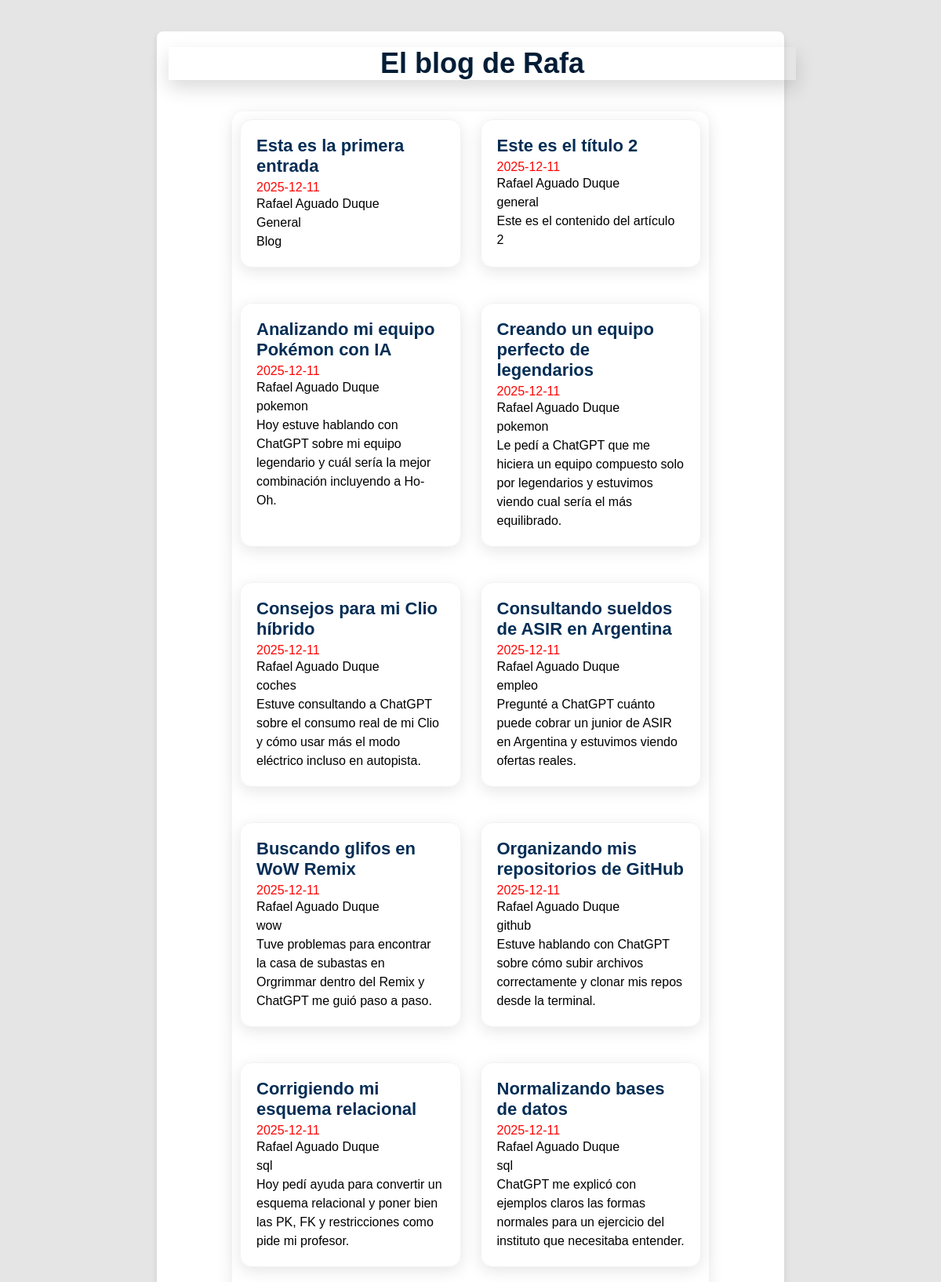
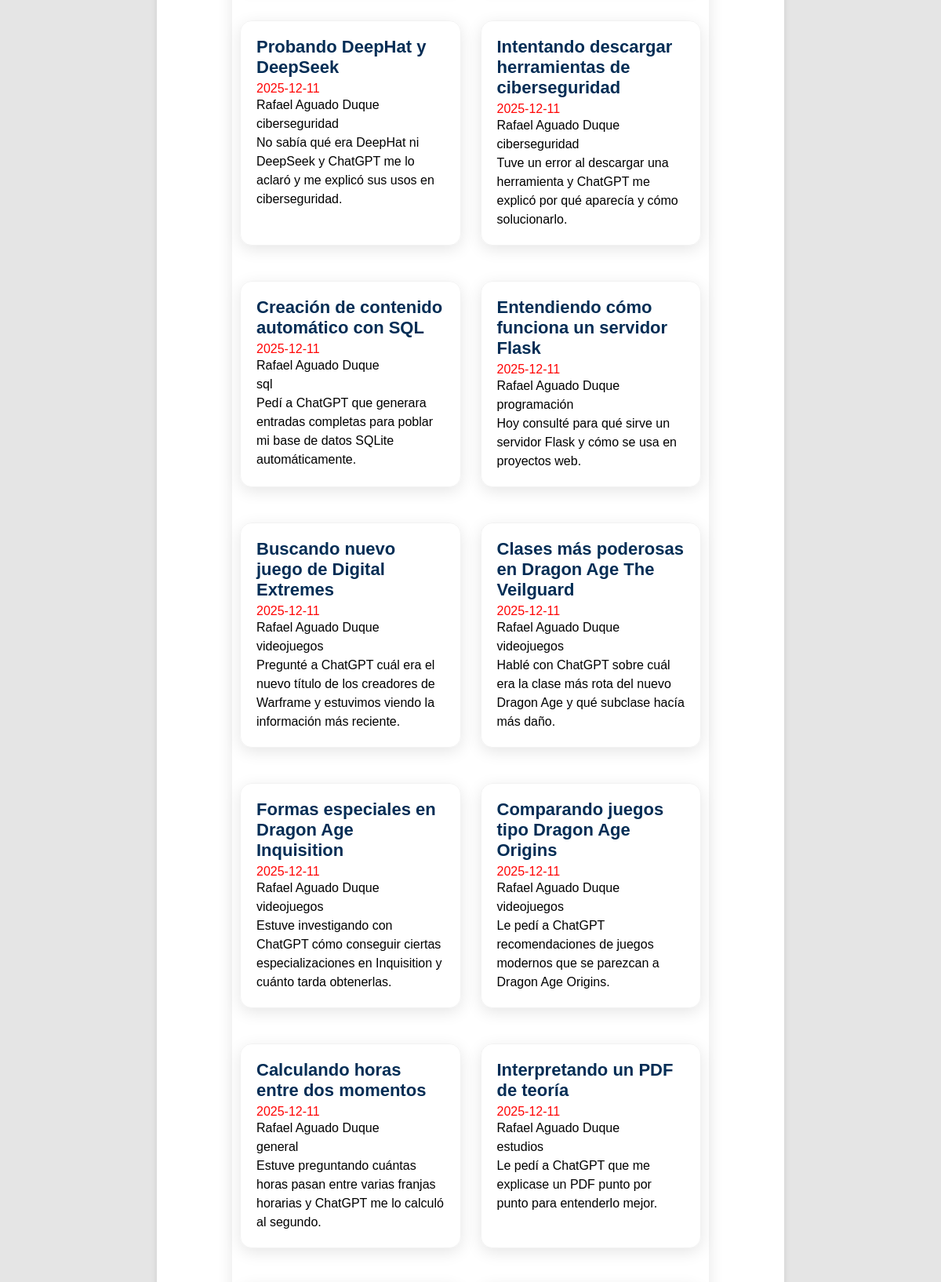
The page / (upper part) on the database its author committed (2 pictures, top to bottom).
### tables this page shows
CREATE TABLE "Entradas" (
	"id"	INTEGER,
	"titulo"	TEXT,
	"fecha"	TEXT,
	"autor"	TEXT,
	"categoria"	TEXT,
	"contenido"	TEXT,
	"imagen"	TEXT,
	PRIMARY KEY("id" AUTOINCREMENT)
);

### FullStack/Miblog.py (the view)
@app.get("/")															#I Cuando alguien pida la raiz de la web
def inicio():															#I Ejecuto esta funcion
	conexion = sqlite3.connect("blog.db")	# Me conecto a la base de datos
	conexion.row_factory = sqlite3.Row 		# CONVIERTE EN DICCIONARIO
	cursor = conexion.cursor()				# Creo un cursor para pedirle cosas a la bd
	cursor.execute("SELECT * FROM entradas")# Le digo lo que quiero
	clientes = cursor.fetchall()						# Ejecuto la petición contra la base de datos
	lista = []	# Creo una lista vacía
	for fila in clientes:	# Y para cada fila de la base de datos
		lista.append(dict(fila))   	# Añado esa fila a la lista
	print(lista) # Imprimo la lista
	return render_template("blog.html",datos=lista)	#I renderizo la web

### FullStack/templates/blog.html (shortened to what this page needs)
<!doctype html>
<html>
  <head>
    <link rel="stylesheet" href="static/estilos.css">
  </head>
  <body>
    <header>
      <h1>El blog de Rafa</h1>
    </header>
    <main>
      {% for articulo in datos %}
        <article>
          <h3>{{articulo.titulo}}</h3>
          <time>{{articulo.fecha}}</time>
          <p>{{articulo.autor}}</p>
          <p>{{articulo.categoria}}</p>
          <p>{{articulo.contenido}}</p>
        </article>
      {% endfor %}
    </main>
  </body>
</html>

### FullStack/static/estilos.css (style rules this page uses)
header,main,footer { width:800px; margin:auto; }
header,footer { text-align:center; }
article { border-bottom:1px solid grey; margin-bottom:20px; padding-bottom:20px; ackground: linear-gradient(135deg, #ffffff, #e8f1f9); padding: 20px; border-radius: 15px; box-shadow: 0 5px 20px rgba(0,0,0,0.1); transition: transform 0.2s ease, box-shadow 0.2s ease; border: 1px solid rgba(0,0,0,0.05); }
* { margin: 0; padding: 0; box-sizing: border-box; }
html { background-color: #e5e5e5; font-family: "Poppins", sans-serif; }
body { max-width: 800px; margin: 40px auto; background-color: #ffffff; padding: 20px; box-shadow: 0 4px 8px rgba(0, 0, 0, 0.1); border-radius: 8px; }
main { width: 80%; max-width: 900px; margin: 40px auto; background: white; padding: 30px 40px; border-radius: 15px; box-shadow: 0 4px 20px rgba(0,0,0,0.1); display: grid; grid-template-columns: 1fr 1fr; gap: 25px; padding: 10px; }
article time { color: #ff0505; }
article p { line-height: 1.6; color: black; line-height: 1.5; font-size: 16px; }
article h3 { margin: 0 0 5px; font-size: 22px; color: #032d55; }
header h1 { font-size: 36px; color: #021d36; margin-bottom: 10px; box-shadow: 0 10px 25px rgba(0,0,0,0.15); transform: translate(-5px); display: grid; }

### rows shown on the page
Entradas: titulo "Esta es la primera entrada", fecha "2025-12-11", autor "Rafael Aguado Duque", categoria "General", contenido "Blog"
Entradas: titulo "Este es el título 2", fecha "2025-12-11", autor "Rafael Aguado Duque", categoria "general", contenido "Este es el contenido del artículo 2"
Entradas: titulo "Analizando mi equipo Pokémon con IA", fecha "2025-12-11", autor "Rafael Aguado Duque", categoria "pokemon", contenido "Hoy estuve hablando con ChatGPT sobre mi equipo legendario y cuál sería la mejor combinación incluyendo a Ho-Oh."
Entradas: titulo "Creando un equipo perfecto de legendarios", fecha "2025-12-11", autor "Rafael Aguado Duque", categoria "pokemon", contenido "Le pedí a ChatGPT que me hiciera un equipo compuesto solo por legendarios y estuvimos viendo cual sería el más equilibrado."
Entradas: titulo "Consejos para mi Clio híbrido", fecha "2025-12-11", autor "Rafael Aguado Duque", categoria "coches", contenido "Estuve consultando a ChatGPT sobre el consumo real de mi Clio y cómo usar más el modo eléctrico incluso en autopista."
Entradas: titulo "Consultando sueldos de ASIR en Argentina", fecha "2025-12-11", autor "Rafael Aguado Duque", categoria "empleo", contenido "Pregunté a ChatGPT cuánto puede cobrar un junior de ASIR en Argentina y estuvimos viendo ofertas reales."
Entradas: titulo "Buscando glifos en WoW Remix", fecha "2025-12-11", autor "Rafael Aguado Duque", categoria "wow", contenido "Tuve problemas para encontrar la casa de subastas en Orgrimmar dentro del Remix y ChatGPT me guió paso a paso."
Entradas: titulo "Organizando mis repositorios de GitHub", fecha "2025-12-11", autor "Rafael Aguado Duque", categoria "github", contenido "Estuve hablando con ChatGPT sobre cómo subir archivos correctamente y clonar mis repos desde la terminal."
Entradas: titulo "Corrigiendo mi esquema relacional", fecha "2025-12-11", autor "Rafael Aguado Duque", categoria "sql", contenido "Hoy pedí ayuda para convertir un esquema relacional y poner bien las PK, FK y restricciones como pide mi profesor."
Entradas: titulo "Normalizando bases de datos", fecha "2025-12-11", autor "Rafael Aguado Duque", categoria "sql", contenido "ChatGPT me explicó con ejemplos claros las formas normales para un ejercicio del instituto que necesitaba entender."
Entradas: titulo "Probando DeepHat y DeepSeek", fecha "2025-12-11", autor "Rafael Aguado Duque", categoria "ciberseguridad", contenido "No sabía qué era DeepHat ni DeepSeek y ChatGPT me lo aclaró y me explicó sus usos en ciberseguridad."
Entradas: titulo "Intentando descargar herramientas de ciberseguridad", fecha "2025-12-11", autor "Rafael Aguado Duque", categoria "ciberseguridad", contenido "Tuve un error al descargar una herramienta y ChatGPT me explicó por qué aparecía y cómo solucionarlo."
Entradas: titulo "Creación de contenido automático con SQL", fecha "2025-12-11", autor "Rafael Aguado Duque", categoria "sql", contenido "Pedí a ChatGPT que generara entradas completas para poblar mi base de datos SQLite automáticamente."
Entradas: titulo "Entendiendo cómo funciona un servidor Flask", fecha "2025-12-11", autor "Rafael Aguado Duque", categoria "programación", contenido "Hoy consulté para qué sirve un servidor Flask y cómo se usa en proyectos web."
Entradas: titulo "Buscando nuevo juego de Digital Extremes", fecha "2025-12-11", autor "Rafael Aguado Duque", categoria "videojuegos", contenido "Pregunté a ChatGPT cuál era el nuevo título de los creadores de Warframe y estuvimos viendo la información más reciente."
Entradas: titulo "Clases más poderosas en Dragon Age The Veilguard", fecha "2025-12-11", autor "Rafael Aguado Duque", categoria "videojuegos", contenido "Hablé con ChatGPT sobre cuál era la clase más rota del nuevo Dragon Age y qué subclase hacía más daño."
Entradas: titulo "Formas especiales en Dragon Age Inquisition", fecha "2025-12-11", autor "Rafael Aguado Duque", categoria "videojuegos", contenido "Estuve investigando con ChatGPT cómo conseguir ciertas especializaciones en Inquisition y cuánto tarda obtenerlas."
Entradas: titulo "Comparando juegos tipo Dragon Age Origins", fecha "2025-12-11", autor "Rafael Aguado Duque", categoria "videojuegos", contenido "Le pedí a ChatGPT recomendaciones de juegos modernos que se parezcan a Dragon Age Origins."
Entradas: titulo "Calculando horas entre dos momentos", fecha "2025-12-11", autor "Rafael Aguado Duque", categoria "general", contenido "Estuve preguntando cuántas horas pasan entre varias franjas horarias y ChatGPT me lo calculó al segundo."
Entradas: titulo "Interpretando un PDF de teoría", fecha "2025-12-11", autor "Rafael Aguado Duque", categoria "estudios", contenido "Le pedí a ChatGPT que me explicase un PDF punto por punto para entenderlo mejor."
